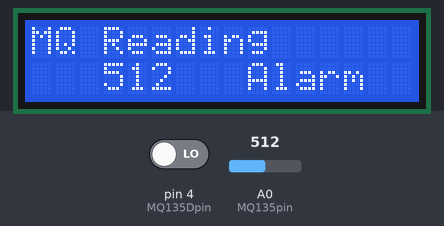
The sketch below on a simulated Arduino Uno, built with avr-gcc and run on an emulated ATmega328P. On the bench: 16×2 character LCD. The inputs (shaded band) are chosen by the test bench; at power-on: pin 4 (MQ135Dpin) LOW, A0 (MQ135pin) = 512. What the sketch prints to the serial monitor is not drawn.

Above: at 1.2 s.
1.3 s: pin 4 (MQ135Dpin) driven HIGH
At 3.2 s:
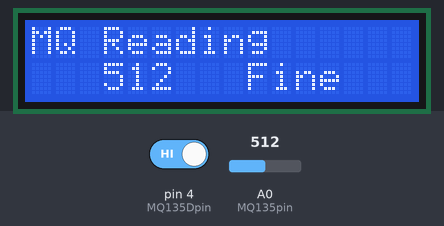
3.6 s: A0 (MQ135pin) set to 390
At 5.4 s:
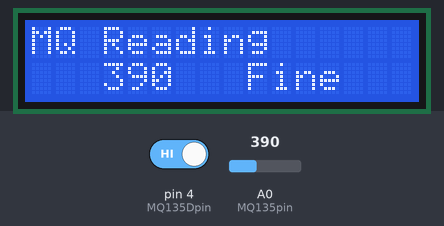
5.7 s: A0 (MQ135pin) set to 410
At 7.4 s:
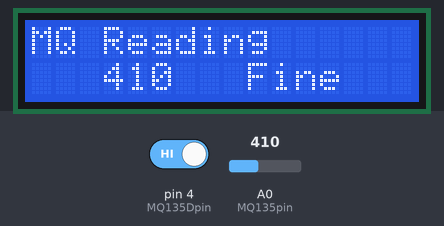
7.7 s: pin 4 (MQ135Dpin) driven LOW
At 9.5 s:
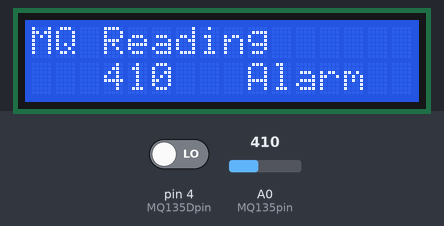
9.8 s: A0 (MQ135pin) set to 511
At 10.7 s:
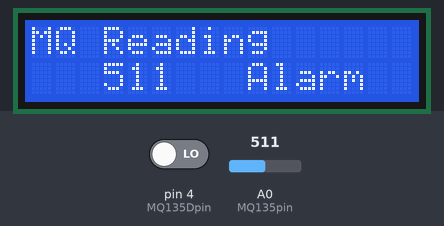
Timing chart, 0 to 12.8 s (numbered marks = the images above; inputs shaded):
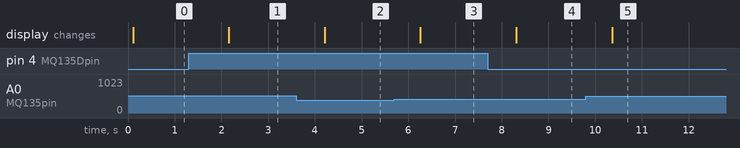

The sketch:

mq135.ino
```cpp
#include <Wire.h>
#include <LiquidCrystal_I2C.h>
//#include <MQUnifiedsensor.h>

#define greenLED 5
#define redLED 6
#define CO2threshold 400


#define MQ135pin 		A0
#define MQ135Dpin 4
//#include "./modules/mq135.h"
#include "./modules/led.h"

//LiquidCrystal_I2C lcd(0x26, 16, 2);


// Define LCD pinout
const int  en = 2, rw = 1, rs = 0, d4 = 4, d5 = 5, d6 = 6, d7 = 7, bl = 3;
//const int  en = 4, rw = 5, rs = 5, d4 = 0, d5 = 1, d6 = 2, d7 = 3, bl = 7;

// Define I2C Address - change if reqiuired
const int i2c_addr = 0x26;

LiquidCrystal_I2C lcd(i2c_addr, en, rw, rs, d4, d5, d6, d7, bl, POSITIVE);

void setup(){
	Serial.begin(9600);
  initLED(greenLED);
  initLED(redLED);
  lcd.begin(16,2);
  lcd.backlight();
	//initMQ135();
	pinMode(MQ135pin, INPUT);
 pinMode(MQ135Dpin, INPUT);
}
void loop(){
	lcd.clear();
	doLED(redLED,LOW);
	doLED(greenLED,HIGH);

	int analogSensor = analogRead(MQ135pin);
  int stat = digitalRead(MQ135Dpin);

	Serial.print("MQ Reading: ");
	Serial.print(analogSensor);
 Serial.print("   ");
 Serial.println(stat);
	lcd.clear();
	lcd.setCursor(0,0);
	lcd.print("MQ Reading");
	lcd.setCursor(3,1);
	lcd.print(analogSensor);
  lcd.setCursor(9,1);
  lcd.print(stat ? "Fine" : "Alarm");


	/*
	float stat[3];
	checkMQ135(stat);

	lcd.clear();
	lcd.setCursor(0,0);
	lcd.print("CO   Co2  Amonia");
	lcd.setCursor(0,1);
	lcd.print(stat[0]);
	Serial.print(stat[0]);

	lcd.setCursor(5,1);
	lcd.print(stat[1]);
	Serial.print(stat[1]);

	lcd.setCursor(12,1);
	lcd.print(stat[2]);
	Serial.print(stat[2]);
	*/

	//if(stat[1] > CO2threshold){
		//doLED(redLED,HIGH);
	//}
	delay(500);
	doLED(greenLED,LOW);
	delay(500);
}
```

led.h
```cpp
void doLights(){
/*	if(setAlarm == HIGH){
		digitalWrite(greenLED,LOW);
		digitalWrite(redLED,HIGH);
		delay(50);
		digitalWrite(redLED,LOW);
		delay(150);
		digitalWrite(redLED,HIGH);
		delay(250);
		digitalWrite(redLED,LOW);
		delay(350);
	}
	else{
		digitalWrite(redLED,LOW);
		digitalWrite(greenLED,HIGH);
		delay(500);
		digitalWrite(greenLED,LOW);
		delay(500);
	}*/
}

void doLED(int pin, int signal){
	digitalWrite(pin,signal);
}

void initLED(int Pin){
	pinMode(Pin,OUTPUT);
	doLED(Pin,HIGH);
	delay(10);
	doLED(Pin,LOW);
}
```

Measured:
- after the input at 1.3 s, the display: changes after 0.86 s (image 1)
- after the input at 3.6 s, the display: changes after 0.61 s (image 2)
- after the input at 5.7 s, the display: changes after 0.56 s (image 3)
- after the input at 7.7 s, the display: changes after 0.61 s (image 4)
- after the input at 9.8 s, the display: changes after 0.56 s (image 5)
